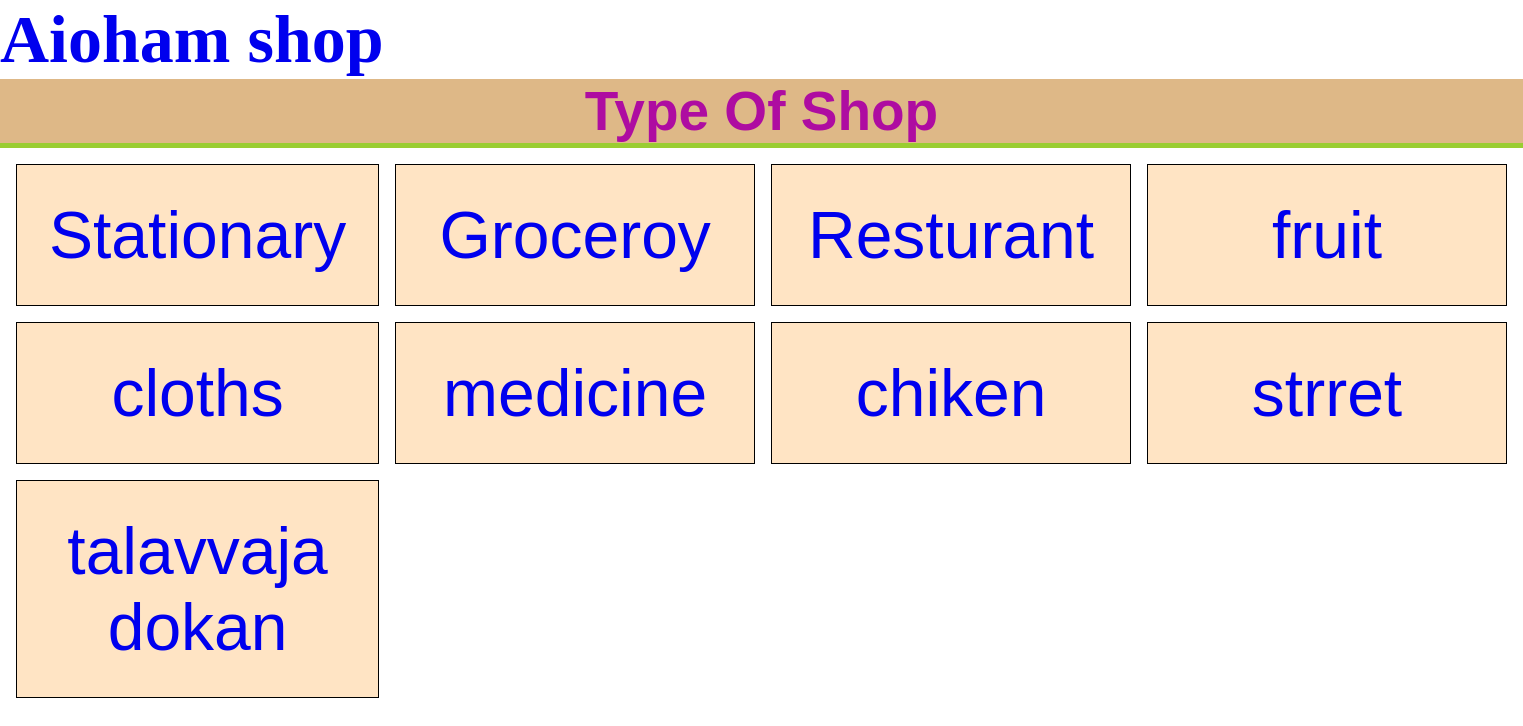
/ownshop/typeofshop/, run on an earlier commit of the app's database.
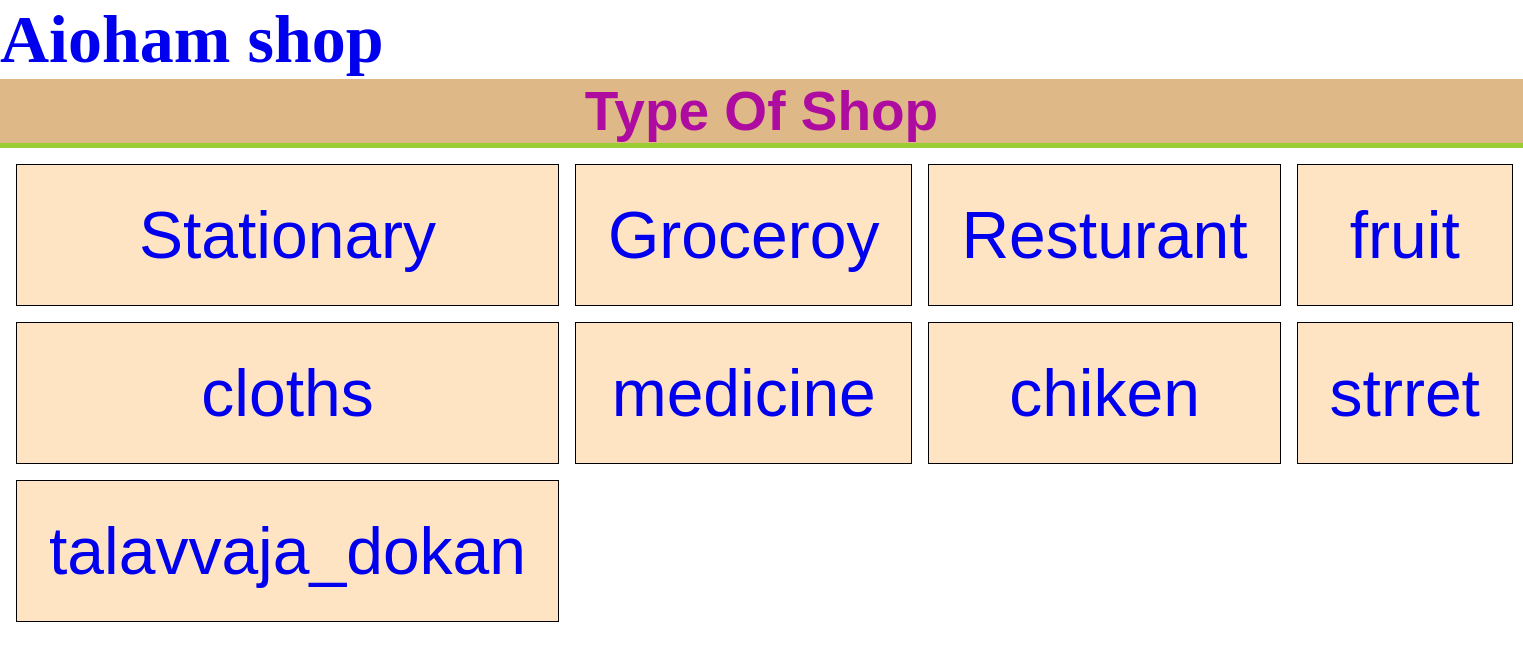
And on a later commit of the database.
### ownshop/models.py (models this page shows, shortened)
class ShopCategory(models.Model):
    name=models.CharField(max_length=100)

### ownshop/views.py (the view)
# urls.py: path("typeofshop/",views.typeofshop,name="typeofshop"),
def typeofshop(request):
    typeofshop=ShopCategory.objects.all()
    return render(request,"ownshop/typeofshop.html",{'data':typeofshop})

### ownshop/templates/ownshop/typeofshop.html (shortened to what this page needs)
<!DOCTYPE html>
{% load static %}
<html lang="en">
<head>
    <link rel="stylesheet" href="{% static 'ownshop/css/typeofshop.css' %}">
</head>
<body>
    <a href="{% url 'allin' %}" class="web"><h1 >Aioham shop</h1></a>
    <h1 class="type">type of shop</h1>
    <div class="home">
        {% for i in data %}
        <a href="{% url 'nameofshop' i.id %}">
            <div class="box">
                {{i.name}}
            </div>
        </a>
        {% endfor %}
    </div>
</body>
</html>

### static/ownshop/css/typeofshop.css (style rules this page uses)
* { margin: 0; padding: 0; }
.web { text-decoration: none; font-size: 34px; }
.type { text-align: center; font-size: 55px; font-family:'Lucida Sans', 'Lucida Sans Regular', 'Lucida Grande', 'Lucida Sans Unicode', Geneva, Verdana, sans-serif; text-transform: capitalize; border-bottom: 5px solid yellowgreen; width: 100%; margin-top: 0; background-color: burlywood; color: rgb(174, 12, 161); }
.home { display: grid; grid-template-columns: repeat(4,1fr); padding: 0.5rem; }
.home a { border: 1px black solid; padding: 2rem; margin: 0.5rem; text-decoration: none; background-color: bisque; }
.box { text-align: center; font-size: 66px; font-family: 'Gill Sans', 'Gill Sans MT', Calibri, 'Trebuchet MS', sans-serif; }

What changed in the data, as far as the page shows it:
changed ShopCategory: name "talavvaja dokan" → "talavvaja_dokan"
